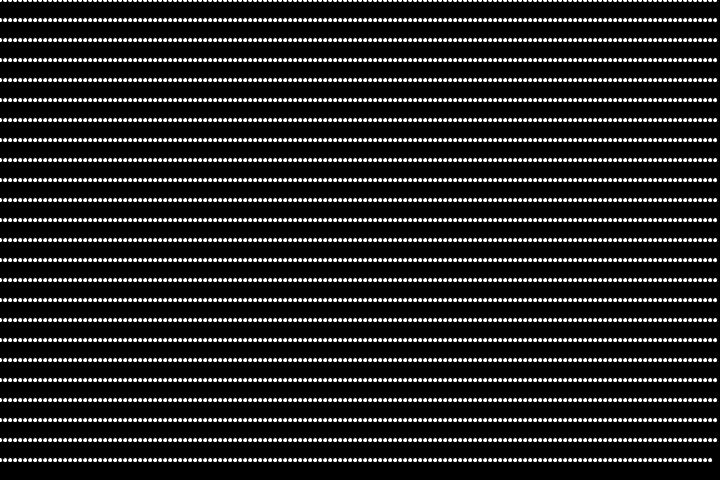
Frame 1 (no input)
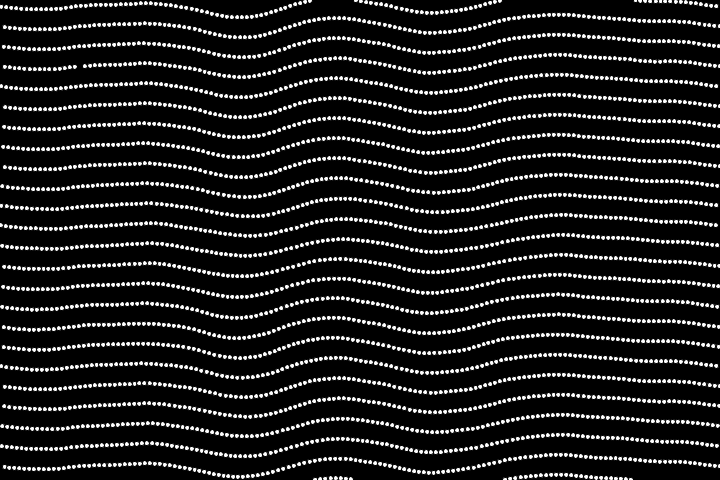
Frame 60 (the mouse pressed at the canvas centre just before this capture)
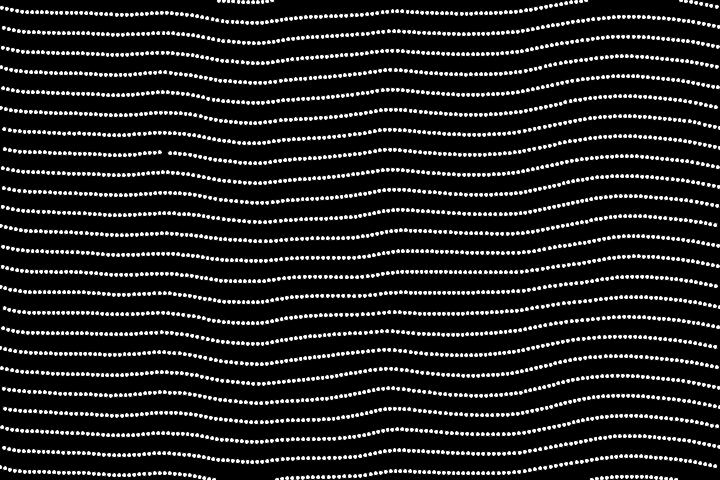
Frame 120 (the mouse held since frame 60 and released just before this capture)

The Processing sketch that drew these frames (run headless with seeded random() and noise(); from frame 60 on, the mouse is pressed at the canvas centre):

// Processing sketch: grid
// ── grid.pde
PVector wind, x, y, position, co, shap;
PShape s;
ArrayList<Co> cos = new ArrayList<Co>();
IntList ex, ey;
void setup() {
  size(720, 480);
  shap = new PVector(0,0);
  ex = new IntList();
  ey = new IntList();
  
  for(int i = 0; i< width; i+=5) {
    ex.append(i);
    for (int j = 0; j < height; j+=20) {
      cos.add(new Co(i, j));
      ey.append(j);
      
  }
  }
     
  
}

void draw() {
    //spotLight(255, 255, 255, 0, 0, 1000, 0, 0, -1, PI/4, 2);
    //camera(mouseX, height/2, (height/2) / tan(PI/6), width/2, height/2, 0, 0, 1, 0);
  background(0);
 
      for(int i = 0; i< cos.size()-1; i++) {
        Co n = cos.get(i);
        Co m = cos.get(i+1);
        n.update();
        float ax = 1;
   

    println(m);
    
     
    
        //position.add(wind);
        //circle(position.x, position.y, 10);
       }
    }
  
  
 
void lines() {
      int ad = 40;
   //if (m.position.y > height - ad|| m.position.x > width - ad|| n.position.y > height - ad || n.position.x > width - ad) {
     // //if (n.position.y  >height || (n.position.x  >width) ) {
     //  stroke(0, 0);
     //} else {
     //  stroke(255);
     //}
     
     //s = createShape();
     //s.beginShape();
     //s.vertex(m.position.x, m.position.y);
     //s.vertex(n.position.x, n.position.y);
     //s.endShape();
     //shape(s, 25, 25);
    // line(m.position.x,m.position.y, n.position.x, n.position.y);
    // line(m.position.x,m.position.y, n.position.x, n.position.y);
   }

// ── co.pde
class Co {
  PVector wind, position, co, w, w2, w3, w4, mult; 
     float wi, wi2, wi3, wi4;
  float noiseV;
  float noiz, noiz2, noiz3, noiz4, x;
  
  Co(float x, float y) {
    
   wind = new PVector(1, 1); 
   position = new PVector(x, y);
   mult = new PVector(0,0);
   w = new PVector(width, height);
   w2 = new PVector(0, height);
   w3 = new PVector(width, 0);
   w4 = new PVector(0, 0);
  }
  
  void update() {
    run();
    wid();
    nois();
   // leftright();
    edge();
  }
  
  void threed() {
     pushMatrix();
     fill(255);
     translate(position.x, position.y);
     sphere(5);
     noStroke();
      fill(255);
     popMatrix();
  }
  
  void run() {
  //  position.add(wind);
    
  circle(position.x, position.y, 5);
    
  }
  
  void wid() {
    wi = position.dist(w);
    wi2 = position.dist(w2);
    wi3 = position.dist(w3);
    wi3 = position.dist(w3);
    
    wi3/=500;
    wi4/=500;
    wi2/=500;
    wi/=500;
    
    //position.sub(wi, wi);
    //position.sub(wi2, wi2);
    //position.add(wi3, wi3);
    //position.add(wi4, wi4);
  }
  
  void nois() {
    x += .01;
    noiz = noise(position.y * .01);
    noiz2 = noise(position.x * .01);
    noiz3 = noise(position.y * .02);
    noiz4 = noise(position.x * .02);
    
    position.add(noiz, noiz2);
    position.add(wind);
   // position.sub(noiz*x, noiz2*x);
  }
  
  void edge() {
    
    if (position.y > height) {
      position.sub(0, height);
      // position.sub(mult);
    } else if (position.x > width) {
       position.sub(width, 0);     
    } 
    
    
  }
  
  void leftright() {
    for (int i = 0; i< 1200; i++) {
      if (i< 600) {
        position.add(wi2, wi2);
      } else if (i> 600) {
        position.sub(wi2, wi2);
      }
    }
  }
}

// ── co_system.pde
//class CoSystem {
//  ArrayList<Co> coSystem;
 
  
//  CoSystem() {
    
    
    
    
